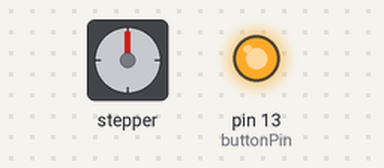
This sketch was run on a simulated Arduino Uno, built with avr-gcc and run on an emulated ATmega328P. On the bench: stepper motor, output pins drawn as LEDs (lit = HIGH). Stepper angles assume 2048 steps per turn; what the sketch prints to the serial monitor is not drawn.

Above: at 0.05 s.
Timing chart, 0 to 3.0 s (numbered marks = the images above):
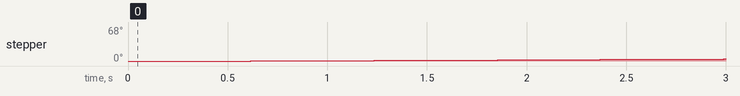

The sketch:

sketch_stepper_motor.ino
```cpp
#include <Stepper.h>
int stepsPerRevolution=2048;
Stepper myStepper(stepsPerRevolution, 8,10,9,11);
int step=1;
int motSpeed=10;
int dt=100;
int buttonPin=13;
int buttonVal;
void setup() {
  // put your setup code here, to run once:
Serial.begin(9600);
myStepper.setSpeed(motSpeed);
pinMode(buttonPin,OUTPUT);
digitalWrite(buttonPin,HIGH);
}

void loop() {
  // put your main code here, to run repeatedly:
buttonVal=digitalRead(buttonPin);
Serial.println(buttonVal);
delay(dt);
if(buttonVal==1){
  myStepper.step(step);
 }
else{
  myStepper.step(-step);
}
}
```
